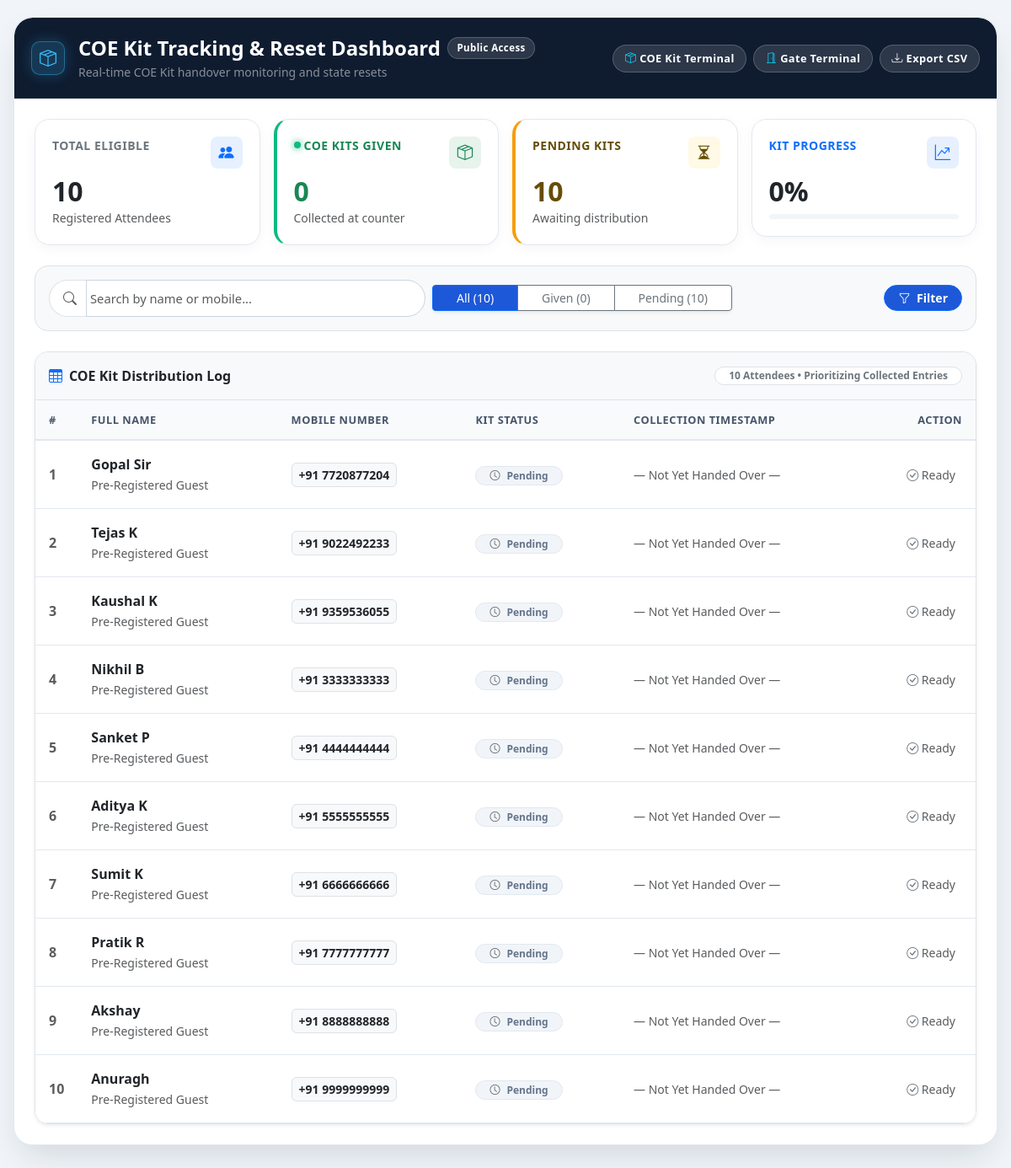
The app's page /gift_dashboard.php with its own data.
### tables this page shows
CREATE TABLE IF NOT EXISTS `gift_distribution` (
    `id` INT UNSIGNED AUTO_INCREMENT PRIMARY KEY,
    `name` VARCHAR(100) NOT NULL,
    `mobile` VARCHAR(20) NOT NULL DEFAULT '',
    `user_id` VARCHAR(50) NULL,
    `region` VARCHAR(100) NULL,
    `fincert` VARCHAR(100) NULL,
    `school_name` VARCHAR(255) NULL,
    `designation` VARCHAR(100) NULL,
    `email` VARCHAR(150) NULL,
    `handed_over_by` VARCHAR(50) NULL,
    `counter_region` VARCHAR(100) NULL,
    `is_gift_collected` TINYINT(1) NOT NULL DEFAULT 0,
    `gift_collected_at` DATETIME NULL DEFAULT NULL,
    `created_at` TIMESTAMP NOT NULL DEFAULT CURRENT_TIMESTAMP,
    UNIQUE KEY `uniq_gift_user_id` (`user_id`),
    KEY `idx_gift_status` (`is_gift_collected`),
    KEY `idx_gift_mobile` (`mobile`),
    KEY `idx_gift_region` (`region`),
    KEY `idx_gift_fincert` (`fincert`)
);

### gift_dashboard.php (the view, shortened to what this page needs)
<?php
$pdo = Database::getConnection();
$isSuperAdmin = !empty($_SESSION['user_role']) && $_SESSION['user_role'] === 'super_admin';
$mStmt = $pdo->query("
    SELECT
        COUNT(*) AS total,
        SUM(CASE WHEN is_gift_collected = 1 THEN 1 ELSE 0 END) AS given,
        SUM(CASE WHEN is_gift_collected = 0 THEN 1 ELSE 0 END) AS pending
    FROM `gift_distribution`
");
$mRow          = $mStmt->fetch();
$totalEligible = (int)($mRow['total']   ?? 0);
$giftsGiven    = (int)($mRow['given']   ?? 0);
$pendingGifts  = (int)($mRow['pending'] ?? 0);
$progressRate  = $totalEligible > 0 ? round(($giftsGiven / $totalEligible) * 100) : 0;
$search = trim((string)($_GET['search'] ?? ''));
$filter = trim((string)($_GET['filter'] ?? 'all'));
$sql    = "SELECT * FROM `gift_distribution` WHERE 1=1";
$params = [];
$sql .= " ORDER BY is_gift_collected DESC, gift_collected_at DESC, id ASC";
$vStmt = $pdo->prepare($sql);
$vStmt->execute($params);
$visitors = $vStmt->fetchAll();
?>
<!DOCTYPE html>
<html lang="en">
<head>
    <link href="https://cdn.jsdelivr.net/npm/bootstrap@5.3.3/dist/css/bootstrap.min.css" rel="stylesheet">
    <link rel="stylesheet" href="https://cdn.jsdelivr.net/npm/bootstrap-icons@1.11.3/font/bootstrap-icons.min.css">
    <link rel="stylesheet" href="assets/css/style.css">
</head>
<body>
<div class="desktop-admin-wrap">
    <div class="hybrid-card">
        <div class="hybrid-header">
            <div class="d-flex flex-wrap justify-content-between align-items-center gap-3">
                <div class="d-flex align-items-center gap-3">
                    <div class="hybrid-header-icon flex-shrink-0">
                        <i class="bi bi-box-seam"></i>
                    </div>
                    <div>
                        <div class="d-flex align-items-center gap-2 mb-1">
                            <h4 class="fw-bold mb-0 text-white">COE Kit Tracking &amp; Reset Dashboard</h4>
                            <span class="hybrid-header-pill d-none d-sm-inline-flex" style="font-size: 0.72rem; padding: 0.2rem 0.65rem;">
                                Public Access
                            </span>
                        </div>
                        <p class="text-white-50 small mb-0">Real-time COE Kit handover monitoring and state resets</p>
                    </div>
                </div>
                <div class="d-flex flex-wrap align-items-center gap-2">
                    <a href="gift.php" class="hybrid-header-pill" title="Return to COE Kit Terminal">
                        <i class="bi bi-box-seam me-1 text-info"></i> COE Kit Terminal
                    </a>
                    <a href="index.php" class="hybrid-header-pill" title="Return to Gate Terminal">
                        <i class="bi bi-door-open me-1 text-info"></i> Gate Terminal
                    </a>
                    <a href="?export=csv&search=<?= urlencode($search) ?>&filter=<?= urlencode($filter) ?>" class="hybrid-header-pill" title="Download CSV Report">
                        <i class="bi bi-download me-1"></i> Export CSV
                    </a>
                </div>
            </div>
        </div>
        <div class="hybrid-body p-3 p-md-4">
            <div class="row g-3 mb-4">
                <div class="col-6 col-md-3">
                    <div class="metric-box-white">
                        <div class="d-flex justify-content-between align-items-start mb-2">
                            <span class="text-secondary small fw-bold text-uppercase" style="letter-spacing: 0.5px;">Total Eligible</span>
                            <div class="d-inline-flex align-items-center justify-content-center bg-primary bg-opacity-10 text-primary rounded-3" style="width: 38px; height: 38px; font-size: 1.15rem;">
                                <i class="bi bi-people-fill"></i>
                            </div>
                        </div>
                        <h2 class="fw-bold text-dark mb-0"><?= $totalEligible ?></h2>
                        <small class="text-muted">Registered Attendees</small>
                    </div>
                </div>
                <div class="col-6 col-md-3">
                    <div class="metric-box-white" style="border-left: 4px solid var(--status-success);">
                        <div class="d-flex justify-content-between align-items-start mb-2">
                            <span class="text-success small fw-bold text-uppercase d-flex align-items-center gap-1" style="letter-spacing: 0.5px;">
                                <span class="pulse-dot-green"></span> COE Kits Given
                            </span>
                            <div class="d-inline-flex align-items-center justify-content-center bg-success bg-opacity-10 text-success rounded-3" style="width: 38px; height: 38px; font-size: 1.15rem;">
                                <i class="bi bi-box-seam"></i>
                            </div>
                        </div>
                        <h2 class="fw-bold text-success mb-0"><?= $giftsGiven ?></h2>
                        <small class="text-muted">Collected at counter</small>
                    </div>
                </div>
                <div class="col-6 col-md-3">
                    <div class="metric-box-white" style="border-left: 4px solid var(--status-warning);">
                        <div class="d-flex justify-content-between align-items-start mb-2">
                            <span class="text-warning-emphasis small fw-bold text-uppercase" style="letter-spacing: 0.5px;">Pending Kits</span>
                            <div class="d-inline-flex align-items-center justify-content-center bg-warning bg-opacity-10 text-warning-emphasis rounded-3" style="width: 38px; height: 38px; font-size: 1.15rem;">
                                <i class="bi bi-hourglass-split"></i>
                            </div>
                        </div>
                        <h2 class="fw-bold text-warning-emphasis mb-0"><?= $pendingGifts ?></h2>
                        <small class="text-muted">Awaiting distribution</small>
                    </div>
                </div>
                <div class="col-6 col-md-3">
                    <div class="metric-box-white">
                        <div class="d-flex justify-content-between align-items-start mb-2">
                            <span class="text-primary small fw-bold text-uppercase" style="letter-spacing: 0.5px;">Kit Progress</span>
                            <div class="d-inline-flex align-items-center justify-content-center bg-primary bg-opacity-10 text-primary rounded-3" style="width: 38px; height: 38px; font-size: 1.15rem;">
                                <i class="bi bi-graph-up-arrow"></i>
                            </div>
                        </div>
                        <h2 class="fw-bold text-dark mb-0"><?= $progressRate ?>%</h2>
                        <div class="progress mt-2" style="height: 6px; background-color: #f1f5f9;">
                        </div>
                    </div>
                </div>
            </div>
            <div class="p-3 bg-light rounded-4 border mb-4">
                <form method="GET" class="row g-2 align-items-center">
                    <div class="col-12 col-md-5">
                        <div class="input-group">
                            <span class="input-group-text bg-white border-end-0 text-muted rounded-start-pill ps-3">
                                <i class="bi bi-search"></i>
                            </span>
                            <input
                                type="text"
                                name="search"
                                class="form-control search-box-light border-start-0 rounded-end-pill ps-1"
                                placeholder="Search by name or mobile..."
                                value="<?= htmlspecialchars($search) ?>"
                            >
                        </div>
                    </div>
                    <div class="col-12 col-md-4">
                        <div class="btn-group w-100 shadow-sm" role="group">
                            <a href="?filter=all&search=<?= urlencode($search) ?>" class="btn btn-sm <?= $filter === 'all' ? 'btn-primary' : 'btn-outline-secondary bg-white' ?>" style="<?= $filter === 'all' ? 'background-color: var(--accent-blue);' : '' ?>">All (<?= $totalEligible ?>)</a>
                            <a href="?filter=collected&search=<?= urlencode($search) ?>" class="btn btn-sm <?= $filter === 'collected' ? 'btn-success' : 'btn-outline-secondary bg-white' ?>">Given (<?= $giftsGiven ?>)</a>
                            <a href="?filter=pending&search=<?= urlencode($search) ?>" class="btn btn-sm <?= $filter === 'pending' ? 'btn-warning' : 'btn-outline-secondary bg-white' ?>">Pending (<?= $pendingGifts ?>)</a>
                        </div>
                    </div>
                    <div class="col-12 col-md-3 text-md-end d-flex gap-2 justify-content-md-end">
                        <button type="submit" class="btn btn-primary btn-sm rounded-pill px-3 fw-bold" style="background-color: var(--accent-blue);">
                            <i class="bi bi-funnel me-1"></i> Filter
                        </button>
                    </div>
                </form>
            </div>
            <div class="border rounded-4 overflow-hidden shadow-sm">
                <div class="p-3 bg-light border-bottom d-flex justify-content-between align-items-center">
                    <span class="fw-bold text-dark d-flex align-items-center gap-2">
                        <i class="bi bi-table text-primary"></i>
                        <span>COE Kit Distribution Log</span>
                    </span>
                    <span class="badge bg-white text-secondary border px-3 py-1 rounded-pill">
                        <?= count($visitors) ?> Attendees &bull; Prioritizing Collected Entries
                    </span>
                </div>
                <div class="table-responsive">
                    <table class="table table-light-crisp align-middle mb-0">
                        <thead>
                            <tr>
                                <th class="ps-3" style="width: 50px;">#</th>
                                <th>Full Name</th>
                                <th>Mobile Number</th>
                                <th>Kit Status</th>
                                <th>Collection Timestamp</th>
                                <th class="text-end pe-3">Action</th>
                            </tr>
                        </thead>
                        <tbody>
                            <?php if (empty($visitors)): ?>
                                <tr>
                                    <td colspan="6" class="text-center py-5 text-muted">
                                        <i class="bi bi-inbox fs-1 d-block mb-2 text-secondary"></i>
                                        No matching attendees found.
                                    </td>
                                </tr>
                            <?php else: ?>
                                <?php foreach ($visitors as $v): ?>
                                    <tr>
                                        <td class="ps-3 text-muted fw-bold"><?= (int)$v['id'] ?></td>
                                        <td>
                                            <div class="fw-bold text-dark"><?= htmlspecialchars($v['name']) ?></div>
                                            <small class="text-muted">Pre-Registered Guest</small>
                                        </td>
                                        <td>
                                            <span class="px-2 py-1 bg-light text-dark rounded-2 border fw-semibold small">
                                                +91 <?= htmlspecialchars($v['mobile']) ?>
                                            </span>
                                        </td>
                                        <td>
                                            <?php if ((int)$v['is_gift_collected'] === 1): ?>
                                                <span class="badge badge-inside-light px-3 py-1 rounded-pill d-inline-flex align-items-center gap-1">
                                                    <span class="pulse-dot-green"></span>
                                                    <span>Kit Collected</span>
                                                </span>
                                            <?php else: ?>
                                                <span class="badge badge-pending-light px-3 py-1 rounded-pill d-inline-flex align-items-center gap-1">
                                                    <i class="bi bi-clock me-1 text-muted"></i>
                                                    <span>Pending</span>
                                                </span>
                                            <?php endif; ?>
                                        </td>
                                        <td>
                                            <?php if (!empty($v['gift_collected_at'])): ?>
                                                <span class="text-dark fw-semibold small">
                                                    <i class="bi bi-clock-history text-success me-1"></i>
                                                    <?= htmlspecialchars(date('d M Y, h:i:s A', strtotime($v['gift_collected_at']))) ?>
                                                </span>
                                            <?php else: ?>
                                                <span class="text-muted small">&mdash; Not Yet Handed Over &mdash;</span>
                                            <?php endif; ?>
                                        </td>
                                        <td class="text-end pe-3">
                                            <?php if ((int)$v['is_gift_collected'] === 1): ?>
                                                <?php if ($isSuperAdmin): ?>
                                                    <a
                                                        href="gift_dashboard.php?action=reset&id=<?= (int)$v['id'] ?>"
                                                        class="btn btn-outline-warning btn-sm rounded-pill px-3 fw-bold"
                                                        onclick="return confirm('Reset kit for <?= htmlspecialchars(addslashes($v['name'])) ?>? This marks the kit as not handed over.');"
                                                        title="Reset to Pending"
                                                    >
                                                        <i class="bi bi-arrow-counterclockwise me-1"></i> Reset
                                                    </a>
                                                <?php else: ?>
                                                    <span class="badge bg-secondary-subtle text-secondary px-3 py-1 rounded-pill">
                                                        Collected
                                                    </span>
                                                <?php endif; ?>
                                            <?php else: ?>
                                                <span class="text-muted small pe-2">
                                                    <i class="bi bi-check-circle text-secondary"></i> Ready
                                                </span>
                                            <?php endif; ?>
                                        </td>
                                    </tr>
                                <?php endforeach; ?>
                            <?php endif; ?>
                        </tbody>
                    </table>
                </div>
            </div>
        </div>
    </div>
</div>
</body>
</html>

### records on screen
gift_distribution: id "1", name "Gopal Sir", mobile "7720877204", is_gift_collected 0 (drawn), shows "— Not Yet Handed Over —"
gift_distribution: id "2", name "Tejas K", mobile "9022492233", is_gift_collected 0 (drawn), shows "— Not Yet Handed Over —"
gift_distribution: id "3", name "Kaushal K", mobile "9359536055", is_gift_collected 0 (drawn), shows "— Not Yet Handed Over —"
gift_distribution: id "4", name "Nikhil B", mobile "3333333333", is_gift_collected 0 (drawn), shows "— Not Yet Handed Over —"
gift_distribution: id "5", name "Sanket P", mobile "4444444444", is_gift_collected 0 (drawn), shows "— Not Yet Handed Over —"
gift_distribution: id "6", name "Aditya K", mobile "5555555555", is_gift_collected 0 (drawn), shows "— Not Yet Handed Over —"
gift_distribution: id "7", name "Sumit K", mobile "6666666666", is_gift_collected 0 (drawn), shows "— Not Yet Handed Over —"
gift_distribution: id "8", name "Pratik R", mobile "7777777777", is_gift_collected 0 (drawn), shows "— Not Yet Handed Over —"
gift_distribution: id "9", name "Akshay", mobile "8888888888", is_gift_collected 0 (drawn), shows "— Not Yet Handed Over —"
gift_distribution: id "10", name "Anuragh", mobile "9999999999", is_gift_collected 0 (drawn), shows "— Not Yet Handed Over —"

### other values on screen
$totalEligible "10"
$giftsGiven "0"
$pendingGifts "10"
$progressRate "0"
count($visitors) "10"
